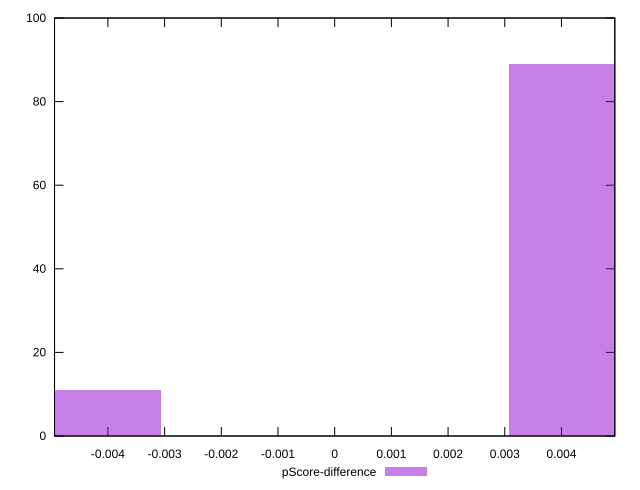

This figure's gnuplot source:
reset

$pScoreDifference <<EOF
0.006143533089771397 89
-0.006143533089771397 11
EOF

set key outside below
set boxwidth 0.006143533089771397
set xrange [-0.004941176470588282:0.004941176470588227]
set yrange [0:100]
set trange [0:100]
set style fill transparent solid 0.5 noborder
set terminal svg size 640, 490 enhanced background rgb 'white'
set output "reports/report_00030_2021-02-24T20-42-31.540Z/uses-rel-preload/samples/agenda/pScore-difference/histogram.svg"

plot $pScoreDifference title "pScore-difference" with boxes

reset
